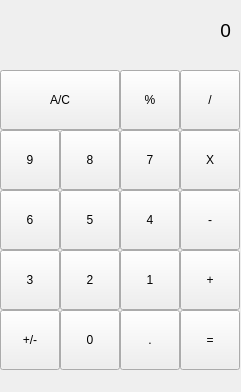
<?xml version="1.0" encoding="UTF-8"?>
<ui version="4.0">
 <class>MainWindow</class>
 <widget class="QMainWindow" name="MainWindow">
  <property name="geometry">
   <rect>
    <x>0</x>
    <y>0</y>
    <width>241</width>
    <height>392</height>
   </rect>
  </property>
  <property name="windowTitle">
   <string>MainWindow</string>
  </property>
  <widget class="QWidget" name="centralwidget">
   <widget class="QPushButton" name="pushButton_percent">
    <property name="geometry">
     <rect>
      <x>120</x>
      <y>70</y>
      <width>60</width>
      <height>60</height>
     </rect>
    </property>
    <property name="text">
     <string>%</string>
    </property>
   </widget>
   <widget class="QPushButton" name="pushButton_divide">
    <property name="geometry">
     <rect>
      <x>180</x>
      <y>70</y>
      <width>60</width>
      <height>60</height>
     </rect>
    </property>
    <property name="text">
     <string>/</string>
    </property>
   </widget>
   <widget class="QPushButton" name="pushButton_ac">
    <property name="geometry">
     <rect>
      <x>0</x>
      <y>70</y>
      <width>120</width>
      <height>60</height>
     </rect>
    </property>
    <property name="text">
     <string>A/C</string>
    </property>
   </widget>
   <widget class="QPushButton" name="pushButton_9">
    <property name="geometry">
     <rect>
      <x>0</x>
      <y>130</y>
      <width>60</width>
      <height>60</height>
     </rect>
    </property>
    <property name="text">
     <string>9</string>
    </property>
   </widget>
   <widget class="QPushButton" name="pushButton_8">
    <property name="geometry">
     <rect>
      <x>60</x>
      <y>130</y>
      <width>60</width>
      <height>60</height>
     </rect>
    </property>
    <property name="text">
     <string>8</string>
    </property>
   </widget>
   <widget class="QPushButton" name="pushButton_7">
    <property name="geometry">
     <rect>
      <x>120</x>
      <y>130</y>
      <width>60</width>
      <height>60</height>
     </rect>
    </property>
    <property name="text">
     <string>7</string>
    </property>
   </widget>
   <widget class="QPushButton" name="pushButton_multiply">
    <property name="geometry">
     <rect>
      <x>180</x>
      <y>130</y>
      <width>60</width>
      <height>60</height>
     </rect>
    </property>
    <property name="text">
     <string>X</string>
    </property>
   </widget>
   <widget class="QPushButton" name="pushButton_minus">
    <property name="geometry">
     <rect>
      <x>180</x>
      <y>190</y>
      <width>60</width>
      <height>60</height>
     </rect>
    </property>
    <property name="text">
     <string>-</string>
    </property>
   </widget>
   <widget class="QPushButton" name="pushButton_6">
    <property name="geometry">
     <rect>
      <x>0</x>
      <y>190</y>
      <width>60</width>
      <height>60</height>
     </rect>
    </property>
    <property name="text">
     <string>6</string>
    </property>
   </widget>
   <widget class="QPushButton" name="pushButton_5">
    <property name="geometry">
     <rect>
      <x>60</x>
      <y>190</y>
      <width>60</width>
      <height>60</height>
     </rect>
    </property>
    <property name="text">
     <string>5</string>
    </property>
   </widget>
   <widget class="QPushButton" name="pushButton_4">
    <property name="geometry">
     <rect>
      <x>120</x>
      <y>190</y>
      <width>60</width>
      <height>60</height>
     </rect>
    </property>
    <property name="text">
     <string>4</string>
    </property>
   </widget>
   <widget class="QPushButton" name="pushButton_plus">
    <property name="geometry">
     <rect>
      <x>180</x>
      <y>250</y>
      <width>60</width>
      <height>60</height>
     </rect>
    </property>
    <property name="text">
     <string>+</string>
    </property>
   </widget>
   <widget class="QPushButton" name="pushButton_3">
    <property name="geometry">
     <rect>
      <x>0</x>
      <y>250</y>
      <width>60</width>
      <height>60</height>
     </rect>
    </property>
    <property name="text">
     <string>3</string>
    </property>
   </widget>
   <widget class="QPushButton" name="pushButton_2">
    <property name="geometry">
     <rect>
      <x>60</x>
      <y>250</y>
      <width>60</width>
      <height>60</height>
     </rect>
    </property>
    <property name="text">
     <string>2</string>
    </property>
   </widget>
   <widget class="QPushButton" name="pushButton_1">
    <property name="geometry">
     <rect>
      <x>120</x>
      <y>250</y>
      <width>60</width>
      <height>60</height>
     </rect>
    </property>
    <property name="text">
     <string>1</string>
    </property>
   </widget>
   <widget class="QPushButton" name="pushButton_plus_minus">
    <property name="geometry">
     <rect>
      <x>0</x>
      <y>310</y>
      <width>60</width>
      <height>60</height>
     </rect>
    </property>
    <property name="text">
     <string>+/-</string>
    </property>
   </widget>
   <widget class="QPushButton" name="pushButton_0">
    <property name="geometry">
     <rect>
      <x>60</x>
      <y>310</y>
      <width>60</width>
      <height>60</height>
     </rect>
    </property>
    <property name="text">
     <string>0</string>
    </property>
   </widget>
   <widget class="QPushButton" name="pushButton_dot">
    <property name="geometry">
     <rect>
      <x>120</x>
      <y>310</y>
      <width>60</width>
      <height>60</height>
     </rect>
    </property>
    <property name="text">
     <string>.</string>
    </property>
   </widget>
   <widget class="QPushButton" name="pushButton_equals">
    <property name="geometry">
     <rect>
      <x>180</x>
      <y>310</y>
      <width>60</width>
      <height>60</height>
     </rect>
    </property>
    <property name="text">
     <string>=</string>
    </property>
   </widget>
   <widget class="QLabel" name="label">
    <property name="geometry">
     <rect>
      <x>10</x>
      <y>0</y>
      <width>221</width>
      <height>61</height>
     </rect>
    </property>
    <property name="font">
     <font>
      <pointsize>14</pointsize>
     </font>
    </property>
    <property name="text">
     <string>0</string>
    </property>
    <property name="alignment">
     <set>Qt::AlignRight|Qt::AlignTrailing|Qt::AlignVCenter</set>
    </property>
   </widget>
  </widget>
  <widget class="QMenuBar" name="menubar">
   <property name="geometry">
    <rect>
     <x>0</x>
     <y>0</y>
     <width>241</width>
     <height>20</height>
    </rect>
   </property>
  </widget>
 </widget>
 <resources/>
 <connections/>
</ui>
